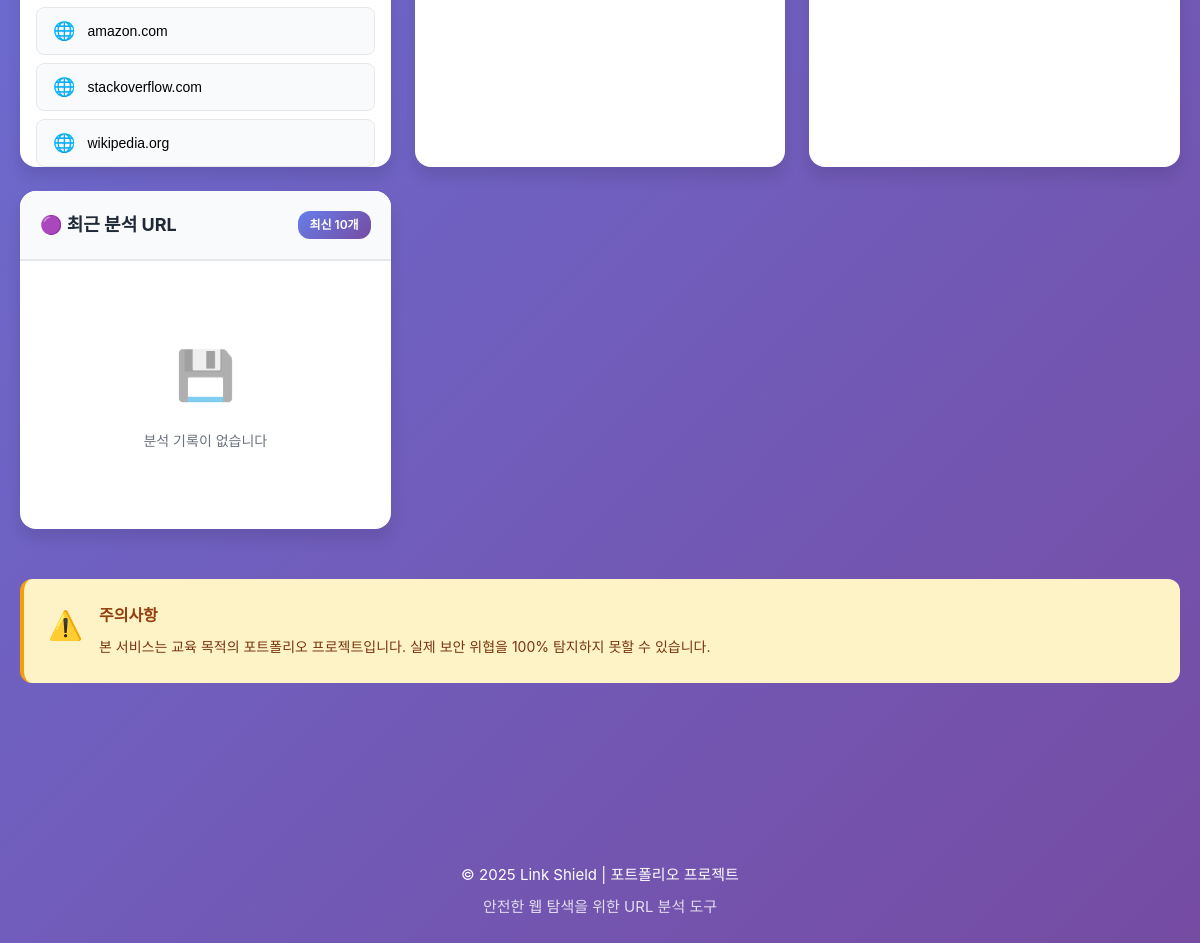
The app's page / (lower part), older data.
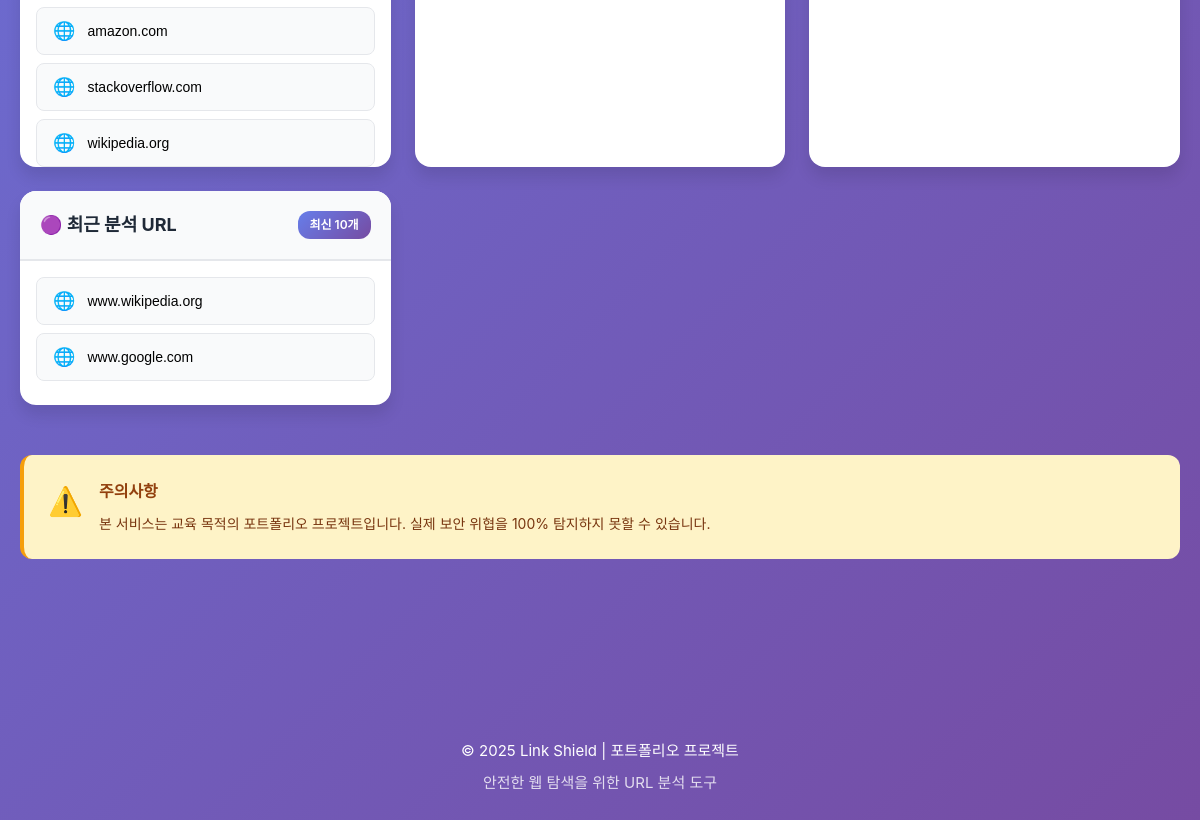
The same page, newer data.
### analyzer/models.py (models this page shows, shortened)
class URLAnalysis(models.Model):
    original_url = models.URLField(
        max_length= 500,
        verbose_name= "원본 URL",
        help_text= "사용자가 입력한 URL"
    )
    final_url = models.URLField(
        max_length= 500,
        verbose_name= "최종 URL",
        help_text= "Redirection 이후 최종 도착 URL"
    )
    domain = models.CharField(
        max_length= 255,
        verbose_name= "도메인",
        help_text= "URL의 도메인 부분"
    )
    page_title = models.CharField(
        max_length= 255,
        blank= True,
        null= True,
        verbose_name= "페이지 제목"
    )
    screenshot_path = models.CharField(
        max_length=500,
        blank=True,
        null=True,
        verbose_name="스크린샷 경로"
    )
    analyzed_at = models.DateTimeField(
        auto_now_add=True,  # 생성 시 자동으로 현재 시간
        verbose_name="분석 시간"
    )
    network_requests = models.IntegerField(
        default= 0,
        verbose_name= "네트워크 요청 수"
    )
    redirects = models.IntegerField(
        default=0,
        verbose_name="리다이렉션 수"
    )
    js_errors = models.IntegerField(
        default= 0,
        verbose_name= "JavaScript 오류 수"
    )
    ip_address = models.GenericIPAddressField(
        blank= True,
        null= True,
        verbose_name= "IP 주소"
    )
    risk_score = models.IntegerField(
        default= 0,
        verbose_name= "위험도 점수",
        help_text= "0-100사이 값, 높을 수록 위험"
    )
    risk_level = models.CharField(
        max_length=20,
        choices=[
            ('low', '낮음'),
            ('medium', '중간'),
            ('high', '높음'),
        ],
        default='low',
        verbose_name="위험 수준"
    )
    detail_data = models.JSONField(
        blank= True,
        null= True,
        verbose_name= "상세 분석 데이터",
        help_text= "네트워크 트래픽, 포트 스탠 결과 등. ."
    )
    class Meta:
        verbose_name = "URL 분석"
        verbose_name_plural = "URL 분석 목록"
        ordering = ["-analyzed_at"]      #최신순으로 정렬하기

### analyzer/views.py (the view)
# urls.py: path('', views.IndexView.as_view(), name='index'),
class IndexView(APIView):
    def get(self, request):
        recent_urls = URLAnalysis.objects.all()[:10]
        context = {
            'recent_urls': recent_urls
        }
        return render(request, 'index.html', context)

### templates/index.html (shortened to what this page needs)
{% extends "base.html" %}
{% load static %}
{% block content %}
<div class="samples-section">
    <div class="samples-grid">
        <div class="sample-box">
            <div class="sample-list">
                <button type="button" class="sample-item" onclick="fillURL('https://www.amazon.com')">
                    <span class="sample-icon">🛒</span>
                    <span class="sample-url">amazon.com</span>
                </button>
                <button type="button" class="sample-item" onclick="fillURL('https://stackoverflow.com')">
                    <span class="sample-icon">💡</span>
                    <span class="sample-url">stackoverflow.com</span>
                </button>
                <button type="button" class="sample-item" onclick="fillURL('https://www.wikipedia.org')">
                    <span class="sample-icon">📚</span>
                    <span class="sample-url">wikipedia.org</span>
                </button>
            </div>
        </div>
        <div class="sample-box">
            <div class="sample-list" id="sampleBoxB">
                <div class="sample-placeholder">
                </div>
            </div>
        </div>
        <div class="sample-box">
            <div class="sample-list" id="sampleBoxC">
                <div class="sample-placeholder">
                </div>
            </div>
        </div>
        <div class="sample-box">
            <div class="sample-header">
                <h3>🟣 최근 분석 URL</h3>
                <span class="sample-badge">최신 10개</span>
            </div>
            <div class="sample-list" id="recentURLs">
                {% if recent_urls %}
                    {% for item in recent_urls %}
                    <button type="button" class="sample-item" onclick="fillURL('{{ item.original_url }}')">
                        <span class="sample-icon">
                        </span>
                        <span class="sample-url">{{ item.domain }}</span>
                    </button>
                    {% endfor %}
                {% else %}
                    <div class="sample-placeholder">
                        <span class="placeholder-icon">💾</span>
                        <p>분석 기록이 없습니다</p>
                    </div>
                {% endif %}
            </div>
        </div>
    </div>
</div>
<div class="warning-box">
    <div class="warning-icon">⚠️</div>
    <div class="warning-content">
        <h4>주의사항</h4>
        <p>본 서비스는 교육 목적의 포트폴리오 프로젝트입니다. 실제 보안 위협을 100% 탐지하지 못할 수 있습니다.</p>
    </div>
</div>
{% endblock %}

Row changes from the older to the newer data that the page shows:
added URLAnalysis: domain "www.wikipedia.org"
added URLAnalysis: domain "www.google.com"
Text that changed along with them:
text no longer shown: "💾 분석 기록이 없습니다"
